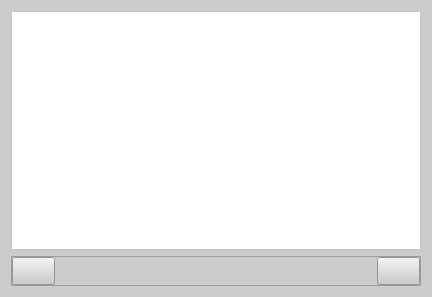
<?xml version="1.0" encoding="UTF-8"?>
<ui version="4.0">
 <class>Form</class>
 <widget class="QWidget" name="Form">
  <property name="geometry">
   <rect>
    <x>0</x>
    <y>0</y>
    <width>432</width>
    <height>297</height>
   </rect>
  </property>
  <property name="windowTitle">
   <string>Form</string>
  </property>
  <property name="autoFillBackground">
   <bool>false</bool>
  </property>
  <property name="styleSheet">
   <string notr="true">background-color:#ccc</string>
  </property>
  <layout class="QVBoxLayout" name="verticalLayout">
   <item>
    <widget class="QFrame" name="video_holder">
     <property name="styleSheet">
      <string notr="true">background-color:#fff</string>
     </property>
     <property name="frameShape">
      <enum>QFrame::StyledPanel</enum>
     </property>
     <property name="frameShadow">
      <enum>QFrame::Raised</enum>
     </property>
    </widget>
   </item>
   <item>
    <widget class="QFrame" name="add_cam_frame">
     <property name="sizePolicy">
      <sizepolicy hsizetype="Preferred" vsizetype="Fixed">
       <horstretch>0</horstretch>
       <verstretch>0</verstretch>
      </sizepolicy>
     </property>
     <property name="minimumSize">
      <size>
       <width>0</width>
       <height>30</height>
      </size>
     </property>
     <property name="cursor">
      <cursorShape>PointingHandCursor</cursorShape>
     </property>
     <property name="frameShape">
      <enum>QFrame::StyledPanel</enum>
     </property>
     <property name="frameShadow">
      <enum>QFrame::Raised</enum>
     </property>
     <layout class="QHBoxLayout" name="horizontalLayout">
      <property name="spacing">
       <number>0</number>
      </property>
      <property name="leftMargin">
       <number>0</number>
      </property>
      <property name="topMargin">
       <number>0</number>
      </property>
      <property name="rightMargin">
       <number>0</number>
      </property>
      <property name="bottomMargin">
       <number>0</number>
      </property>
      <item>
       <widget class="QPushButton" name="play_pause">
        <property name="sizePolicy">
         <sizepolicy hsizetype="Fixed" vsizetype="Preferred">
          <horstretch>0</horstretch>
          <verstretch>0</verstretch>
         </sizepolicy>
        </property>
        <property name="sizeIncrement">
         <size>
          <width>25</width>
          <height>0</height>
         </size>
        </property>
        <property name="font">
         <font>
          <family>Arial</family>
          <pointsize>10</pointsize>
         </font>
        </property>
        <property name="toolTip">
         <string>&lt;html&gt;&lt;head/&gt;&lt;body&gt;&lt;p&gt;Play&lt;/p&gt;&lt;/body&gt;&lt;/html&gt;</string>
        </property>
        <property name="text">
         <string/>
        </property>
        <property name="icon">
         <iconset>
          <normaloff>C:/Users/luots/.designer/icons/play-b.png</normaloff>C:/Users/luots/.designer/icons/play-b.png</iconset>
        </property>
       </widget>
      </item>
      <item>
       <widget class="QLabel" name="name">
        <property name="sizeIncrement">
         <size>
          <width>25</width>
          <height>0</height>
         </size>
        </property>
        <property name="font">
         <font>
          <family>Arial</family>
          <pointsize>10</pointsize>
         </font>
        </property>
        <property name="text">
         <string/>
        </property>
       </widget>
      </item>
      <item>
       <widget class="QPushButton" name="trash">
        <property name="sizePolicy">
         <sizepolicy hsizetype="Fixed" vsizetype="Preferred">
          <horstretch>0</horstretch>
          <verstretch>0</verstretch>
         </sizepolicy>
        </property>
        <property name="minimumSize">
         <size>
          <width>25</width>
          <height>0</height>
         </size>
        </property>
        <property name="font">
         <font>
          <family>Arial</family>
          <pointsize>10</pointsize>
          <italic>false</italic>
         </font>
        </property>
        <property name="cursor">
         <cursorShape>PointingHandCursor</cursorShape>
        </property>
        <property name="text">
         <string/>
        </property>
        <property name="icon">
         <iconset>
          <normaloff>C:/Users/luots/.designer/icons/trash-b.png</normaloff>C:/Users/luots/.designer/icons/trash-b.png</iconset>
        </property>
       </widget>
      </item>
     </layout>
    </widget>
   </item>
  </layout>
 </widget>
 <resources/>
 <connections/>
</ui>
